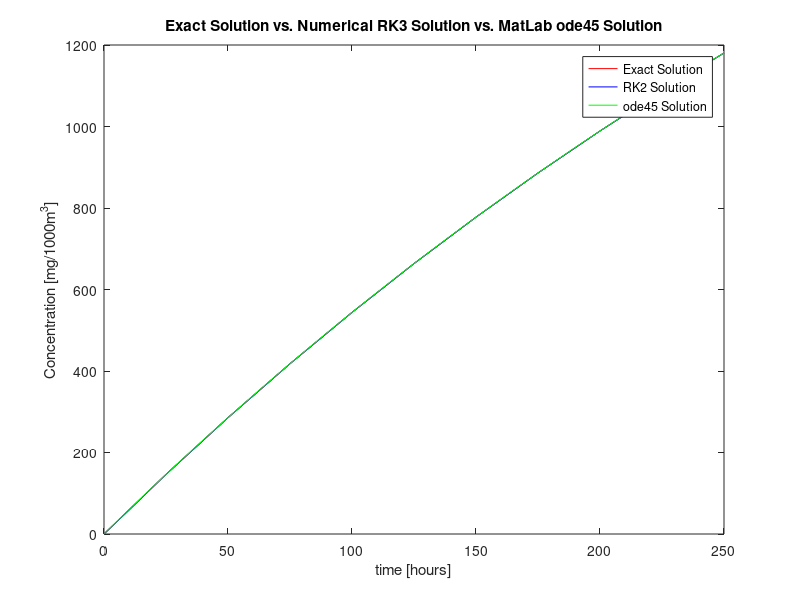

MATLAB code to generate this figure:
function [t,y,yp] = rk3 %PRO VELKE LAMBDA EXPLICITNI METODA HAVARUJE, NEBOT musi platit podminka: tau < 2/lambda...
format long

order = 3;
c2 = 1;%zadani koeficientu c2
c3 = 2;%zadani koeficientu c3
matice = [1 1 1; 0 c2^2 c3^2; 0 c2 c3];
pravstr = [1 1/3 1/2]';
vecb = linsolve(matice,pravstr);

b1=vecb(1); b2=vecb(2); b3=vecb(3); a32=1/(6*c2*b3);


f = @(t,y) 6-0.002*y;
cas = [0 250];
N=10;
y0=0; %poc. podminka

tau = (cas(2)-cas(1))/N;
t=cas(1):tau:cas(2);

y = zeros(1,N+1);
y(1)=y0;
k = zeros(1,order);

for n=1:N
    k(1)=f(t(n),y(n));
    k(2)=f(t(n)+tau*c2,y(n)+tau*c2*k(1));
    k(3)=f(t(n)+tau*c3, y(n)+tau*((c3-a32)*k(1)+a32*k(2)));
    y(n+1)=y(n)+tau*(b1*k(1)+b2*k(2)+b3*k(3));
end

yp = 3000*(1-exp(-0.002*t)); %presne reseni
[tMatLab,yMatLab] = ode45(f, cas, y0);

y', yp' %vypis vysledku
maxChyba=max(abs(yp-y)) %chyba v reseni

%zachrana zivota v nadrzi: y(t) = 1; t=? -> t=0.1667hod = 10min (urceno z presneho reseni)

 plot(t,yp,'r'),hold on;
 plot(t,y,'b'), hold on;
 plot(tMatLab,yMatLab,'g'), hold on;
 
 
 title('Exact Solution vs. Numerical RK3 Solution vs. MatLab ode45 Solution');
xlabel('time [hours]'); ylabel('Concentration [mg/1000m^3]');
legend('Exact Solution','RK2 Solution', 'ode45 Solution');hold on